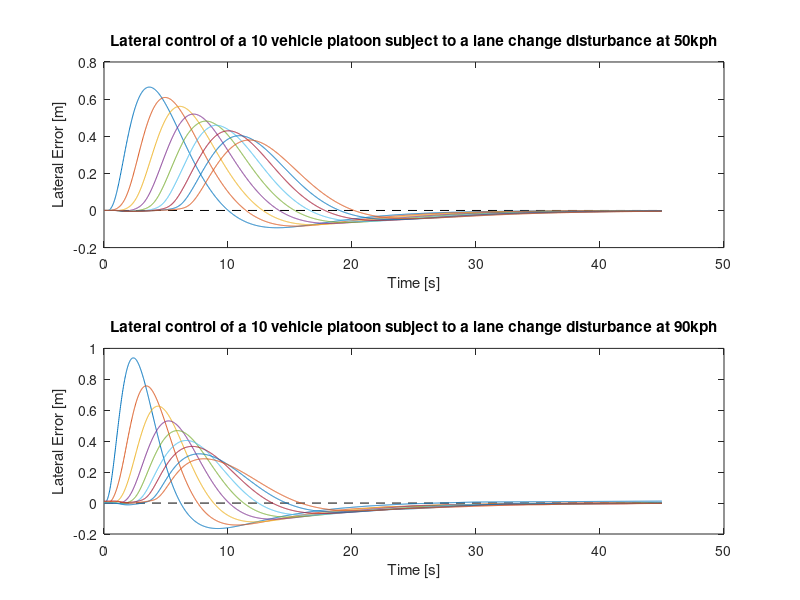

Write MATLAB code to recreate this figure.
figure
subplot(2,1,1);

load LateralErrorAt50kph

time = Errors.time;
lateralError = Errors.signals(3).values;

tmin = 70;
tmax = 115;
idx = time > tmin & time < tmax;

time = time(idx) - tmin;
lateralError = lateralError(idx,:);

plot([0 max(time)], [0 0], 'k--')
hold on;
plot(time,lateralError);
title('Lateral control of a 10 vehicle platoon subject to a lane change disturbance at 50kph');
xlabel('Time [s]');
ylabel('Lateral Error [m]');
subplot(2,1,2);

load LateralErrorAt90kph

time = Errors.time;
lateralError = Errors.signals(3).values;

tmin = 240.75;
tmax = 285.75;
idx = time > tmin & time < tmax;

time = time(idx) - tmin;
lateralError = lateralError(idx,:);

plot([0 max(time)], [0 0], 'k--')
hold on;
plot(time,lateralError);
title('Lateral control of a 10 vehicle platoon subject to a lane change disturbance at 90kph');
xlabel('Time [s]');
ylabel('Lateral Error [m]');
subplot(2,1,2);

